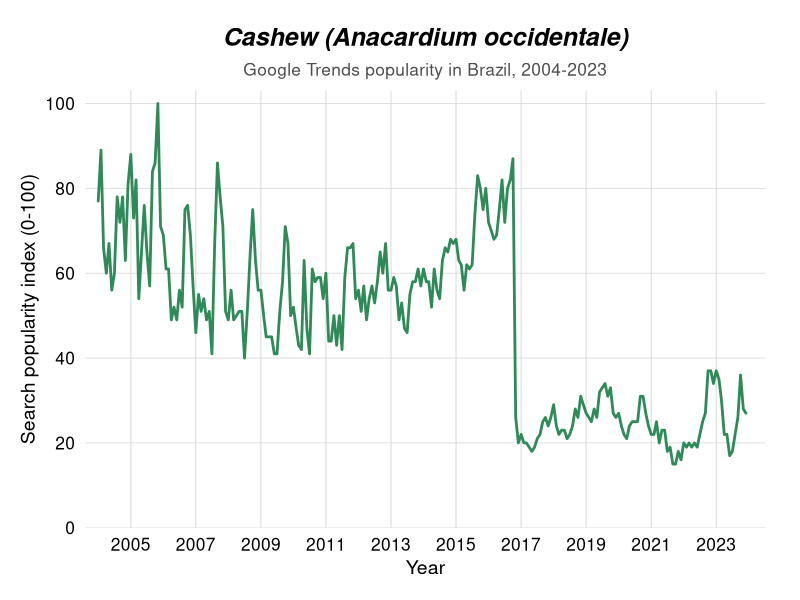
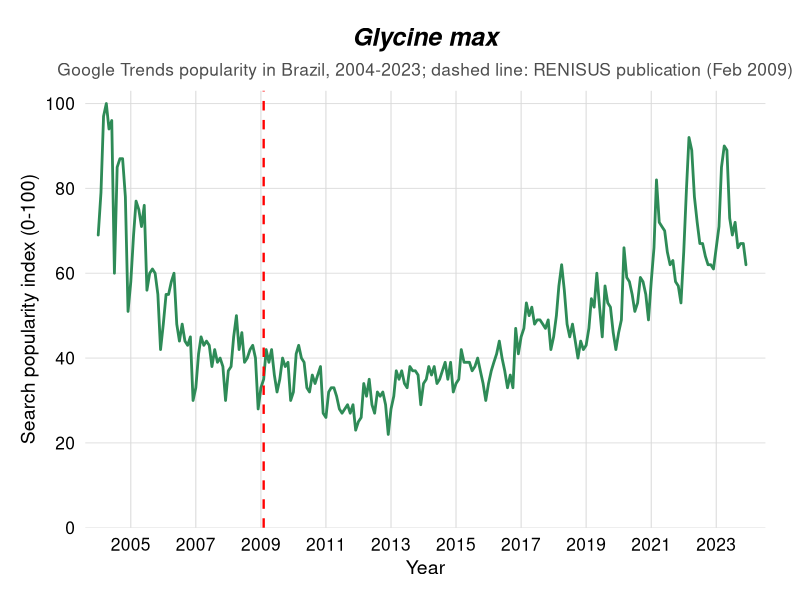
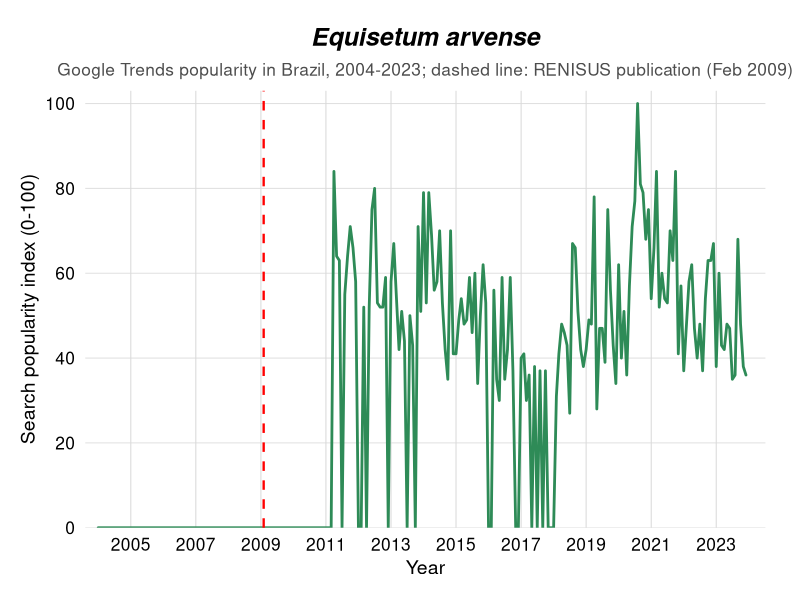
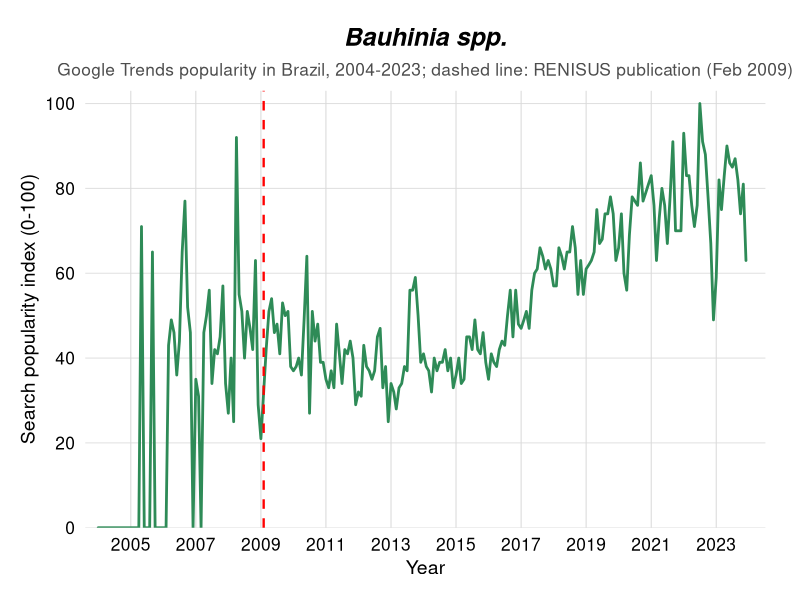

Write the R code that produced these figures, in order.
# =============================================================================
# 06_time_series_figures.R
# Purpose : Google Trends time-series figures of the manuscript:
#             Fig. 1  - cashew (Anacardium occidentale)
#             Fig. 5A - Glycine max;  Fig. 5B - Equisetum arvense;  Fig. 5C - Bauhinia spp.
#           Figs. 5A-C use the same code as Fig. 1, applied to other species, with a dashed
#           vertical line at the RENISUS publication (February 2009).
# Input   : data/raw/gtrends_monthly_raw.xlsx (script 02; columns "date" + one column per species)
# Output  : outputs/figures/Fig01_cashew_timeseries.png, Fig05A_glycine_timeseries.png,
#           Fig05B_equisetum_timeseries.png, Fig05C_bauhinia_timeseries.png
# Note    : this script was RECONSTRUCTED from the original Figure 1 script after the original
#           Figure 5 script was lost. The style is the same, but the output may differ slightly
#           from the figures originally included in the manuscript.
# Run from the repository root.
# =============================================================================

library(readxl)
library(dplyr)
library(ggplot2)
library(scales)

OUT_FIG <- file.path("outputs", "figures")
dir.create(OUT_FIG, recursive = TRUE, showWarnings = FALSE)

gt_raw <- read_excel(file.path("data", "raw", "gtrends_monthly_raw.xlsx")) %>%
  mutate(date = as.Date(date))

# Period shown in the subtitle, taken from the data themselves
period_label <- paste(format(min(gt_raw$date), "%Y"), format(max(gt_raw$date), "%Y"), sep = "-")

RENISUS_DATE <- as.Date("2009-02-01")  # publication of the RENISUS list

plot_series <- function(column, title, add_intervention = FALSE) {
  p <- ggplot(gt_raw, aes(x = date, y = .data[[column]])) +
    geom_line(color = "#2E8B57", linewidth = 0.95, lineend = "round")

  if (add_intervention) {
    p <- p + geom_vline(xintercept = RENISUS_DATE, linetype = "dashed",
                        color = "red", linewidth = 0.8)
  }

  subtitle <- paste0("Google Trends popularity in Brazil, ", period_label,
                     if (add_intervention) "; dashed line: RENISUS publication (Feb 2009)" else "")

  p +
    scale_x_date(date_breaks = "2 years", date_labels = "%Y",
                 expand = expansion(mult = c(0.02, 0.03))) +
    scale_y_continuous(limits = c(0, 100), breaks = seq(0, 100, 20),
                       expand = expansion(mult = c(0, 0.03))) +
    labs(title = title, subtitle = subtitle, x = "Year",
         y = "Search popularity index (0-100)") +
    theme_minimal(base_size = 16) +
    theme(
      plot.title = element_text(face = "bold.italic", size = 18, hjust = 0.5),
      plot.subtitle = element_text(size = 12.5, hjust = 0.5, color = "grey30"),
      axis.title = element_text(size = 14, color = "black"),
      axis.text = element_text(size = 12.5, color = "black"),
      panel.grid.minor = element_blank(),
      panel.grid.major.x = element_line(color = "grey85", linewidth = 0.35),
      panel.grid.major.y = element_line(color = "grey88", linewidth = 0.35),
      plot.margin = margin(t = 20, r = 25, b = 15, l = 15)
    )
}

save_fig <- function(p, file) {
  ggsave(file.path(OUT_FIG, file), plot = p, width = 10.5, height = 6, dpi = 300, bg = "white")
}

fig1  <- plot_series("anacardium", "Cashew (Anacardium occidentale)")
fig5a <- plot_series("glycine",   "Glycine max",       add_intervention = TRUE)
fig5b <- plot_series("equisetum", "Equisetum arvense", add_intervention = TRUE)
fig5c <- plot_series("bauhinia",  "Bauhinia spp.",     add_intervention = TRUE)

save_fig(fig1,  "Fig01_cashew_timeseries.png")
save_fig(fig5a, "Fig05A_glycine_timeseries.png")
save_fig(fig5b, "Fig05B_equisetum_timeseries.png")
save_fig(fig5c, "Fig05C_bauhinia_timeseries.png")
